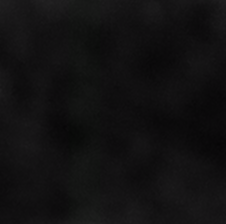
#> input picture PSF_bg.png, 226 x 224 px, given in place of PSF_crop.png, which was not available
$ jupyter execute Untitled.ipynb
#> lines starting #> are read from the running program, lines starting #| are printed output that depends on the picture; pictures that were not available may be replaced by others from this repository, and a replacement may not be noted
[cell 1]
import numpy as np
import matplotlib.pyplot as plt

from skimage.color import rgb2gray
from skimage.transform import resize
from scipy.ndimage.interpolation import shift
import scipy
from numpy.fft import *

[cell 2]
psf = rgb2gray(plt.imread("./PSF_crop.png"))
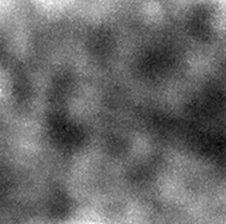
#> psf: shape (224, 226) float32; min 0.0207, max 0.133, mean 0.0672; drawn with min black and max white
psf = psf / np.max(psf)
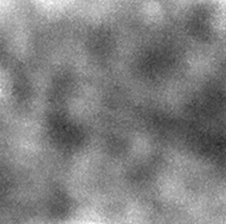
#> psf: shape (224, 226) float32; min 0.155, max 1, mean 0.504
psf = resize(psf, (1096, 1096))
#> psf: shape (1096, 1096) float32

[cell 3]
weight = plt.imread("./weight.png")
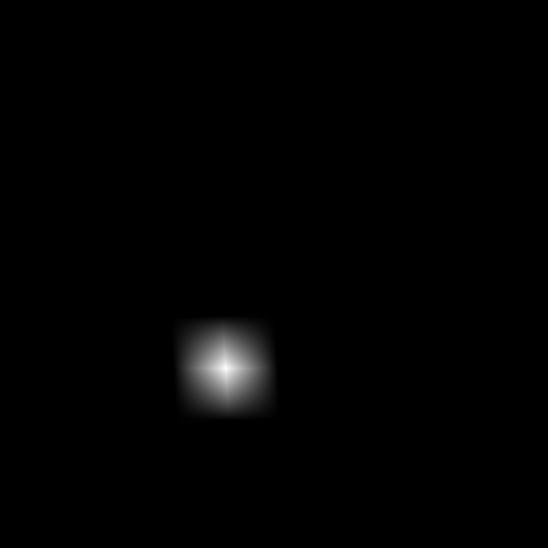
#> input picture weight.png, 1096 x 1096 px (shown at 1/2 size)
#> weight is the input picture: shape (1096, 1096) float32; min 0, max 1, mean 0.00906

[cell 4]
b = fft2(psf) @ fft2(weight)

[cell 5]
b = fftshift(np.real(ifft2(b)))
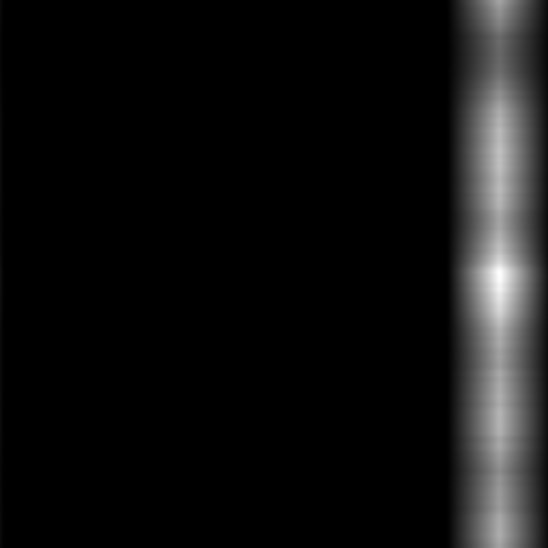
#> b: shape (1096, 1096) float64 (shown at 1/2 size); min -2.83e-11, max 89487.4, mean 5746.9; drawn with min black and max white

[cell 6]
b = (b + abs(np.min(b)))

[cell 7]
b  = 1/np.max(b) * b
